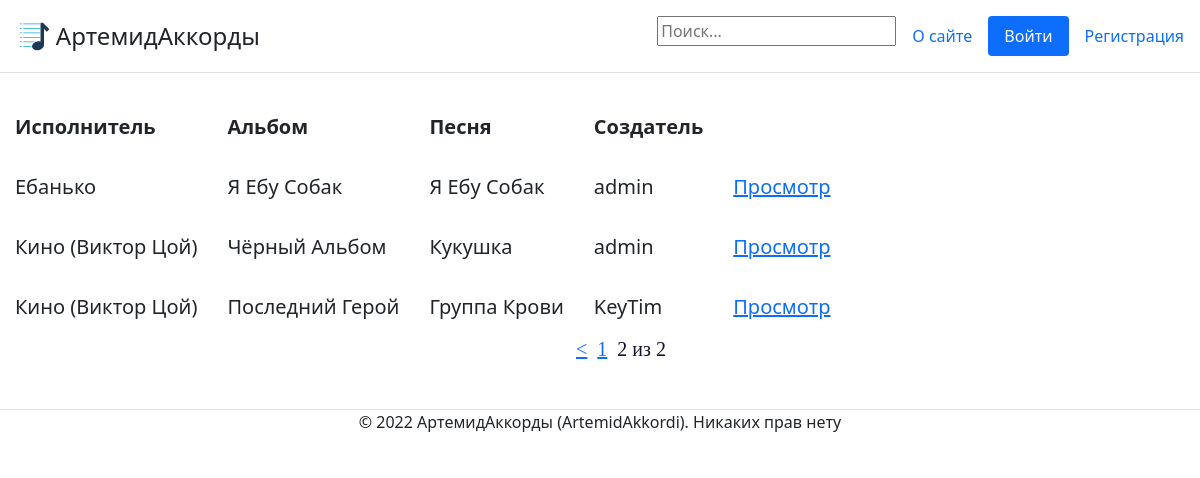
Page /?page=2 on the earlier database version.
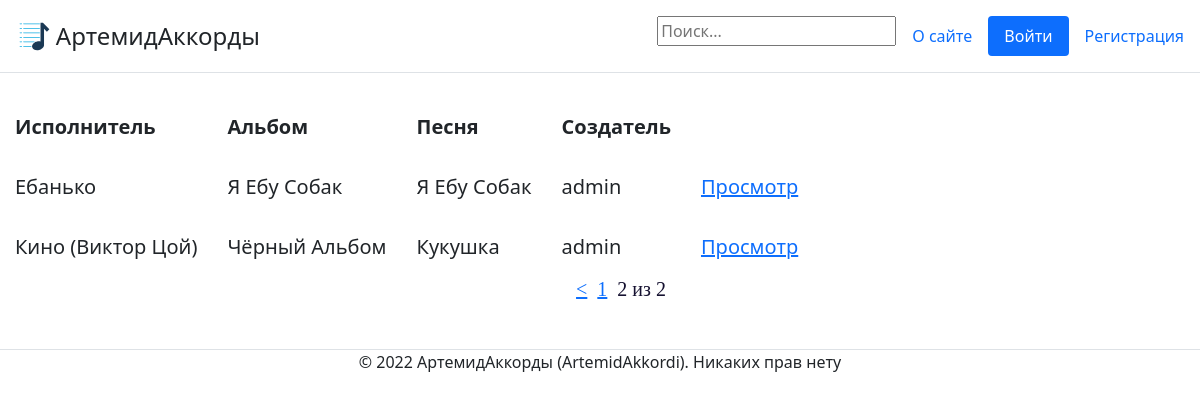
Same page on the later database version.
### mainapp/models.py (models this page shows, shortened)
class ContentWithChords(models.Model):
    song = models.ForeignKey('Song', on_delete=models.CASCADE, help_text="Выберите песню", verbose_name='Песня', null=False)
    creator = models.ForeignKey(User, on_delete=models.CASCADE, verbose_name='Создатель', null=False)
    content = models.TextField(help_text='Введите содержание (текст песни с расставленными аккордами', verbose_name='Содержание', null=False)
    chords = models.ManyToManyField('Chord', help_text='Выберите какие аккорды есть в вашем содержании (например Am, C, F).', verbose_name='Аккорды')
    objects = models.Manager()
    """def get_absolute_url(self):
        return reverse('content', args[str(self.id)])"""

class Song(models.Model):
    title = models.CharField(max_length=250, help_text='Введите название песни', verbose_name="Название песни", null=False)
    album = models.ForeignKey('Album', on_delete=models.CASCADE, help_text='Выберите альбом', verbose_name='Альбом', null=False)
    objects = models.Manager()
    def __str__(self):
        return self.title

class Album(models.Model):
    title = models.CharField(max_length=250, help_text='Введите название альбома', verbose_name="Название альбома", null=False)
    singer = models.ForeignKey('Singer', on_delete=models.CASCADE, help_text='Выберите исполнителя', verbose_name='Исполнитель', null=False)
    objects = models.Manager()
    def __str__(self):
        return self.title

class Singer(models.Model):
    name = models.CharField(max_length=250, help_text='Введите название исполнителя', verbose_name='Исполнитель', null=False)
    objects = models.Manager() #служебное поле для доступа к объектам в базе данных
    def __str__(self):
        return self.name

### mainapp/views.py (the view)
# urls.py: path('', views.index, name='home'),
def index(request):
    songs = ContentWithChords.objects.all().order_by('-id') #от новых к старым
    paginator = Paginator(songs, 20) #мы говорим пагинатору: бери отсюда например по три штучки
    page_number = request.GET.get('page') #после чего получаем из url номер страницы (номера он тоже делает сам в зависимости от кол-ва кучек)
    page_obj = paginator.get_page(page_number) #и на основе номера страницы пагинатор решает какую именно кучку песен надо показать
    flag_moder = check_moder(request)
    return render(request, 'mainapp/index.html', {"moder":flag_moder, 'page_obj': page_obj})

### mainapp/views.py (called while the page is built)
def check_moder(request):
    flag_moder = False
    if User.objects.filter(pk=request.user.id, groups__name='Moderator').exists() or User.objects.filter(pk=request.user.id, groups__name='Admin').exists():
        flag_moder = True
    return flag_moder

### templates/mainapp/index.html (shortened to what this page needs)
{% extends 'mainapp/base.html' %}
{%block site_content %}
{% load static %}
<link href= '{% static "css/index.css" %}' rel="stylesheet" >
<table>
    {% if result == null and user_songs == null and user_favourites == null %}
        <tr><th>Исполнитель</th><th>Альбом</th><th>Песня</th><th>Создатель</th><th></th></tr>
        {% for song in page_obj %}
        <tr>
            <td>{{ song.song.album.singer }}</td>
            <td>{{ song.song.album }}</td>
            <td>{{ song.song }}</td>
            <td>{{ song.creator }}</td>
            <td><a href="/content/{{song.id}}">Просмотр</a></td>
        </tr>
        {% endfor %}
    {% endif %}
</table>
<nav class="list-pages">
    <ul>
        <div class="d-flex justify-content-center">
        {%if page_obj.has_previous %}
            <h5><a href="?page={{ page_obj.previous_page_number }}">&lt</a></h5>
        {% endif %}
        {% for p in page_obj.paginator.page_range %}
            {% if page_obj.number == p %}
                <h5>{{ p }} из {{ page_obj.paginator.num_pages }}</h5>
            {% elif p >= page_obj.number|add:-2 and p <= page_obj.number|add:2 %}
                <h5><a href="?page={{ p }}">{{ p }}</a></h5>
            {% endif %}
        {% endfor %}
        </div>
    </ul>
</nav>
{% endblock %}

### templates/mainapp/base.html (shortened to what this page needs)
<!DOCTYPE html>
<html lang="en" xmlns="http://www.w3.org/1999/html">
{% load static %}
<head>
    <link rel="stylesheet" href="https://cdn.jsdelivr.net/npm/bootstrap@5.1.3/dist/css/bootstrap.min.css">
    <header class="d-flex flex-wrap justify-content-center py-3 mb-4 border-bottom">
      <a href="/" class="d-flex align-items-center mb-3 mb-md-0 me-md-auto text-dark text-decoration-none">
        <img style="width: 35px; height: 35px" src="{% static 'image/logo.svg' %}">
        <span class="fs-4">АртемидАккорды</span>
      </a>
        <form action="{% url 'search' %}" method="get">
            {% if user.is_authenticated %}
            <ul class="nav nav-pills">
                {% if moder == True %}
                <li class="nav-item"><a href="/admin" class="nav-link">Панель Администратора</a></li>
                {% endif %}
                <li class="nav-item"><a href="/my_favourites/{{user.id}}" class="nav-link">Избранное</a></li>
                <li class="nav-item"><a href="/my/{{user.id}}" class="nav-link">Мои песни</a></li>
                <input name="search_str" type="text" placeholder="Поиск...">
            </ul>
            {% else %}
                <input name="search_str" type="text" placeholder="Поиск...">
            {% endif %}
        </form>
      <ul class="nav nav-pills">
          {% if user.is_authenticated %}
            {% if user.first_name %}
                <li class="nav-item"><a href="/profile/{{user.id}}" class="nav-link">{{user.first_name}}</a></li>
            {% else %}
                <li class="nav-item"><a href="/profile/{{user.id}}" class="nav-link">{{user.username}}</a></li>
            {% endif %}
            <li class="nav-item"><a href="/create" class="nav-link active" aria-current="page">Добавить песню</a></li>
            <li class="nav-item"><a href="/about" class="nav-link">О сайте</a></li>
            <li class="nav-item"><a href="/logout" class="nav-link">Выйти</a></li>
          {% else %}
            <li class="nav-item"><a href="/about" class="nav-link">О сайте</a></li>
            <li class="nav-item"><a href="/login" class="nav-link active" aria-current="page">Войти</a></li>
            <li class="nav-item"><a href="/register" class="nav-link">Регистрация</a></li>
          {% endif %}
      </ul>
    </header>
</head>
<body>
    {% block site_content %}{% endblock %}
</body>
<footer>
    <div class="d-flex justify-content-center my-4 border-top">
      <p>© 2022 АртемидАккорды (ArtemidAkkordi). Никаких прав нету</p>
    </div>
</footer>
</html>

### static/css/index.css (style rules this page uses)
TD, TH { background: white; padding: 15px; font-size: 20px; }
h5 { text-indent:10px; font-family: Verdana; font-size: 20px; color: #151130; }

### templates/mainapp/base.html (style rules this page uses)
input { length: 100px; }

Differences in the rows shown:
removed ContentWithChords: song.album.singer "Кино (Виктор Цой)", song.album "Последний Герой", song "Группа Крови", creator "KeyTim"
